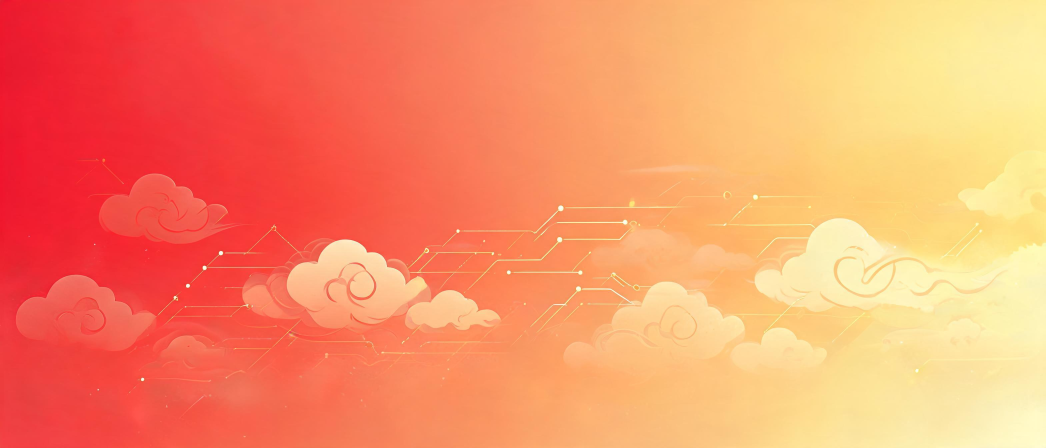
#> input picture images/ai-bg/adaptability-2026-08-09-bn.jpg, 3136 x 1344 px (shown at 1/3 size)
$ python -i generate-cover.py   (imports and definitions only)
#> lines starting #> are read from the running program, lines starting #| are printed output that depends on the picture
#!/Users/salaudinahmad/.venvs/pillow-raqm/bin/python
"""
🎨 Blog Cover Image Generator v2 — AI Style
Usage:
  python3 generate-cover.py --title "..." --category tech-intelligence --date "১২ আগস্ট ২০২৬" --out /path/cover.png [--style ai|template] [--fresh-bg]

--style ai (default): Seedream AI background (free) + text overlay
--style template: old gradient background
AI backgrounds cached in static/images/ai-bg/ — reuse unless --fresh-bg
"""
import argparse, os, ssl, time, json, hashlib, urllib.request, urllib.error
from PIL import Image, ImageDraw, ImageFont

W, H = 1200, 630
FONTS = {
    "bn": "tools/fonts/HindSiliguri-Regular.ttf",
    "en": "/System/Library/Fonts/HelveticaNeue.ttc",
}
FONTS_BOLD = {
    "bn": "tools/fonts/HindSiliguri-Bold.ttf",
    "en": "/System/Library/Fonts/HelveticaNeue.ttc",
}
FONTS_SEMI = {
    "bn": "tools/fonts/HindSiliguri-SemiBold.ttf",
    "en": "/System/Library/Fonts/HelveticaNeue.ttc",
}
DEFAULT_LANG = "bn"

# ── Seedream API (free, AutoGLM) ──
SD_APP_ID = "100003"
SD_APP_KEY = "38d2391985e2369a5fb8227d8e6cd5e5"
SD_URL = "https://autoglm-api.autoglm.ai/agentdr/v1/assistant/skills/generate-image-seedream"
TOKEN_URL = "http://127.0.0.1:18432/get_token"

# AI background prompts per category (no text — we overlay it ourselves)
AI_PROMPTS = {
    "tech-intelligence": {
        "bn": "Abstract futuristic technology banner background, light warm cream and soft blue, subtle gradient, bright and clean, professional, wide composition, no text, no letters",
        "en": "Abstract futuristic technology banner background, light warm cream and soft blue, subtle gradient, bright and clean, professional, wide composition, no text, no letters",
    },
    "adaptability": {
        "bn": "Abstract growth and adaptability banner background, light lavender and white, soft gradient, bright clean, professional, organic flowing fluid shapes, wide composition, no text, no letters",
        "en": "Abstract growth and adaptability banner background, light lavender and white, soft gradient, bright clean, professional, organic flowing fluid shapes, wide composition, no text, no letters",
    },
    "prayer-times": {
        "bn": "Elegant Islamic abstract banner background, light sage green and warm white, elegant and bright, soft crescent moon glow, stars and light particles, wide composition, no text, no letters",
        "en": "Elegant Islamic abstract banner background, light sage green and warm white, elegant and bright, soft crescent moon glow, stars and light particles, wide composition, no text, no letters",
    },
    "default": {
        "bn": "Abstract premium banner background, light cream and soft blue, smooth gradients, soft light particles, minimal elegant, bright and clean, wide composition, no text, no letters",
        "en": "Abstract premium banner background, light cream and soft blue, smooth gradients, soft light particles, minimal elegant, bright and clean, wide composition, no text, no letters",
    },
}
THEMES = {
    "tech-intelligence": {"bg": [(200, 215, 230), (180, 210, 220)], "accent": (0, 120, 200),
                          "badge": {"bn": "🤖 \u099f\u09c7\u0995 \u0987\u09a8\u09cd\u099f\u09c7\u09b2\u09bf\u099c\u09c7\u09a8\u09cd\u09b8", "en": "🤖 TECH INTELLIGENCE"}},
    "adaptability":      {"bg": [(210, 200, 225), (195, 190, 215)], "accent": (120, 80, 200),
                          "badge": {"bn": "🧠 \u0985\u09cd\u09af\u09be\u09a1\u09be\u09aa\u09cd\u099f\u09be\u09ac\u09bf\u09b2\u09bf\u099f\u09bf", "en": "🧠 ADAPTABILITY"}},
    "prayer-times":      {"bg": [(200, 220, 200), (190, 215, 195)], "accent": (60, 160, 100),
                          "badge": {"bn": "🕋 \u09a8\u09be\u09ae\u09be\u099c\u09c7\u09b0 \u09b8\u09ae\u09af\u09bc", "en": "🕋 PRAYER TIMES"}},
    "default":           {"bg": [(210, 215, 220), (195, 205, 215)], "accent": (80, 130, 200),
                          "badge": {"bn": "📰 \u09ac\u09cd\u09b2\u0997 \u09aa\u09cb\u09b8\u09cd\u099f", "en": "📰 BLOG POST"}},
}
_ctx = None
# [39 lines left out: functions ssl_ctx, seedream_bg, not called in this run]

def crop_to_banner(path):
    """Center-crop any image to 1200x630."""
    im = Image.open(path).convert("RGB")
#> im is the input picture: PIL image 3136x1344 RGB; mean R, G, B 249.5, 146.6, 104.1
    w, h = im.size
#> w = 3136; h = 1344
    target = W / H
    if w / h > target:
        nw = int(h * target)
#> nw = 2560
        x = (w - nw) // 2
#> x = 288
        im = im.crop((x, 0, x + nw, h))
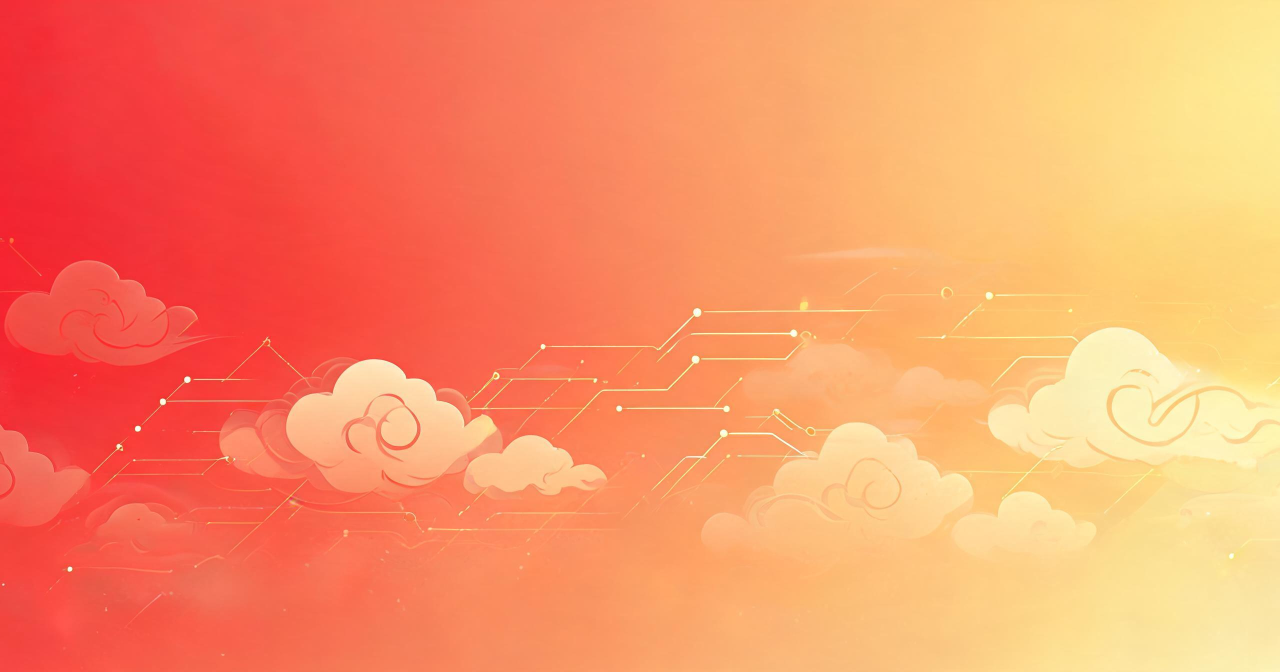
#> im: PIL image 2560x1344 RGB (shown at 1/2 size); mean R, G, B 250.1, 147.9, 103.2
    else:
        nh = int(w / target)
        y = (h - nh) // 2
        im = im.crop((0, y, w, y + nh))
    return im.resize((W, H), Image.LANCZOS)
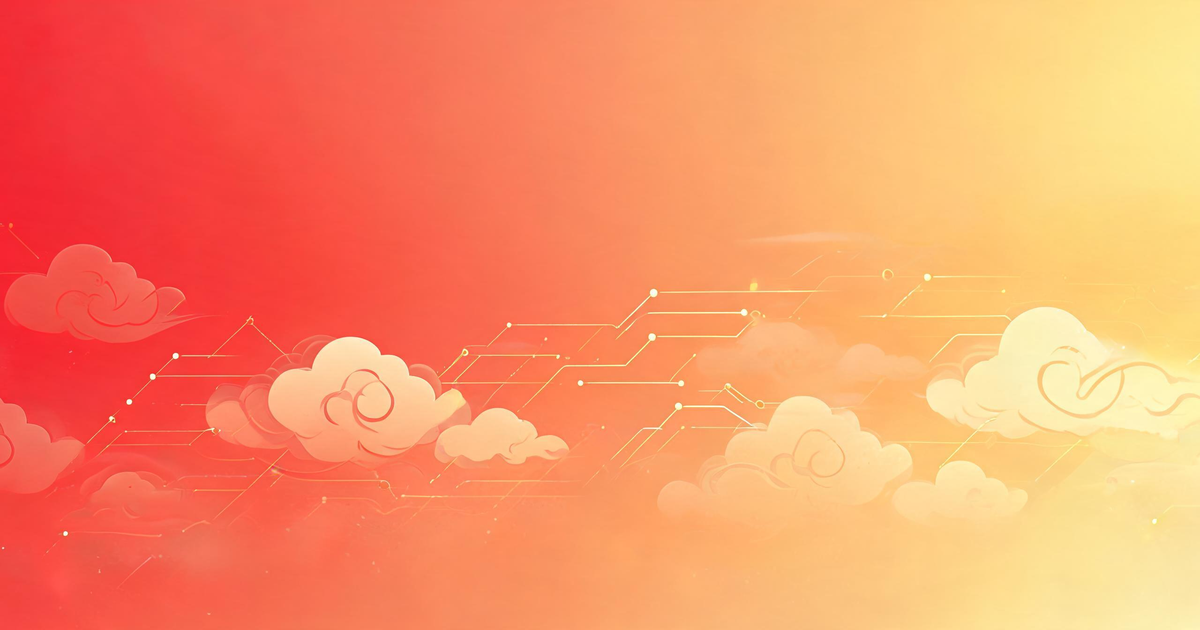
#> returned value: PIL image 1200x630 RGB; mean R, G, B 250.1, 147.9, 103.2

# [102 lines left out: functions draw_overlay, main, not called in this run]

# [2 lines not run here, left out]

>>> result = crop_to_banner('../images/ai-bg/adaptability-2026-08-09-bn.jpg')

$ run again, on images/ai-bg/adaptability-2026-08-12-bn.jpg
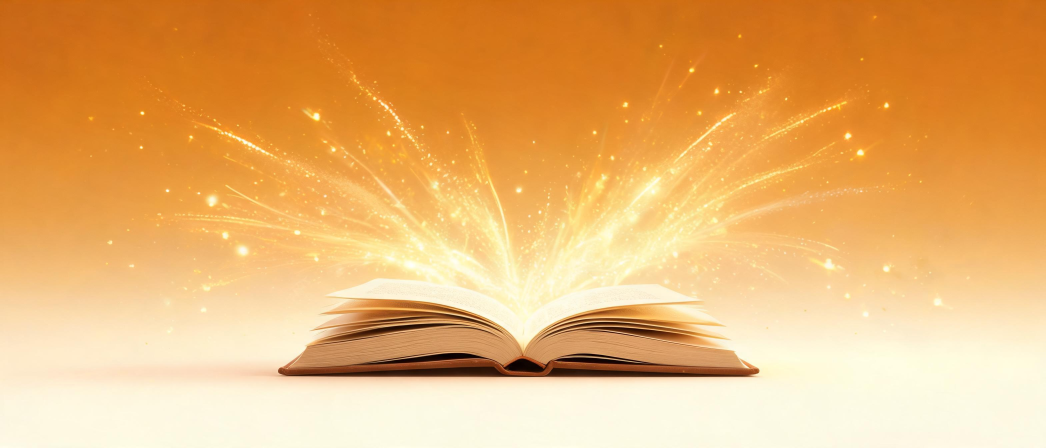
#> input picture images/ai-bg/adaptability-2026-08-12-bn.jpg, 3136 x 1344 px (shown at 1/3 size)
#> in crop_to_banner, im is the input picture: PIL image 3136x1344 RGB; mean R, G, B 233.8, 178.4, 111.5
#> in crop_to_banner, `im = im.crop((x, 0, x + nw, h))`:
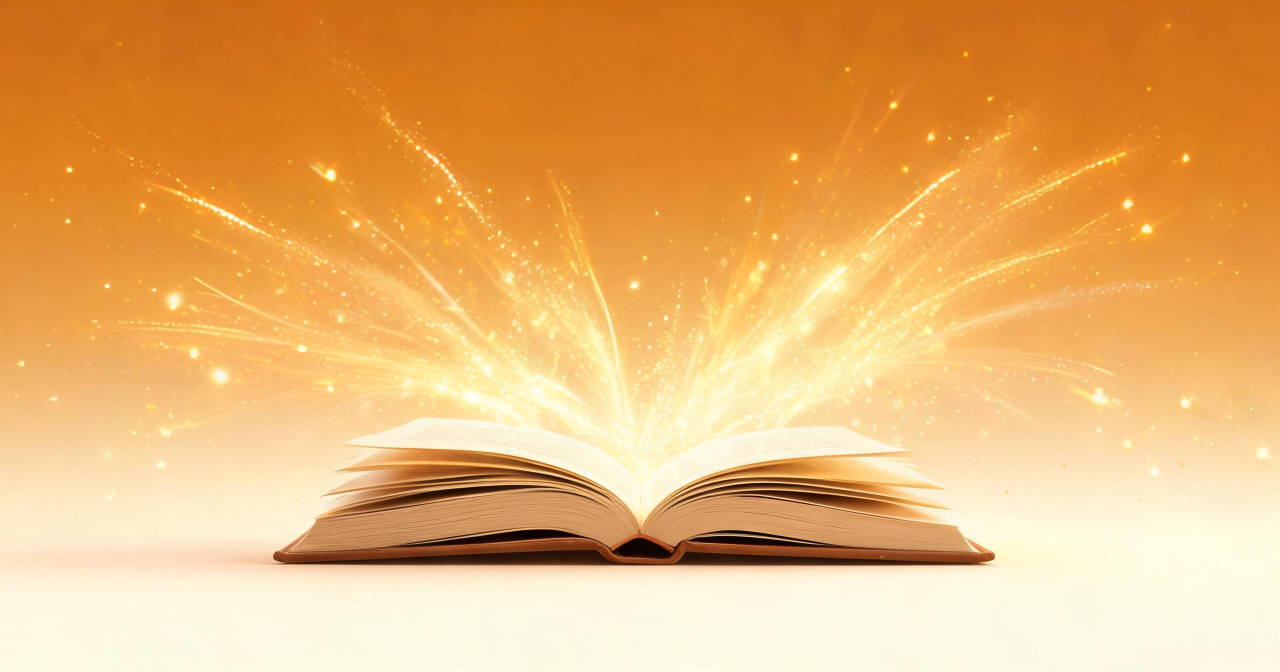
#> im: PIL image 2560x1344 RGB (shown at 1/2 size); mean R, G, B 233.5, 178.8, 111.7
#> in crop_to_banner, `return im.resize((W, H), Image.LANCZOS)`:
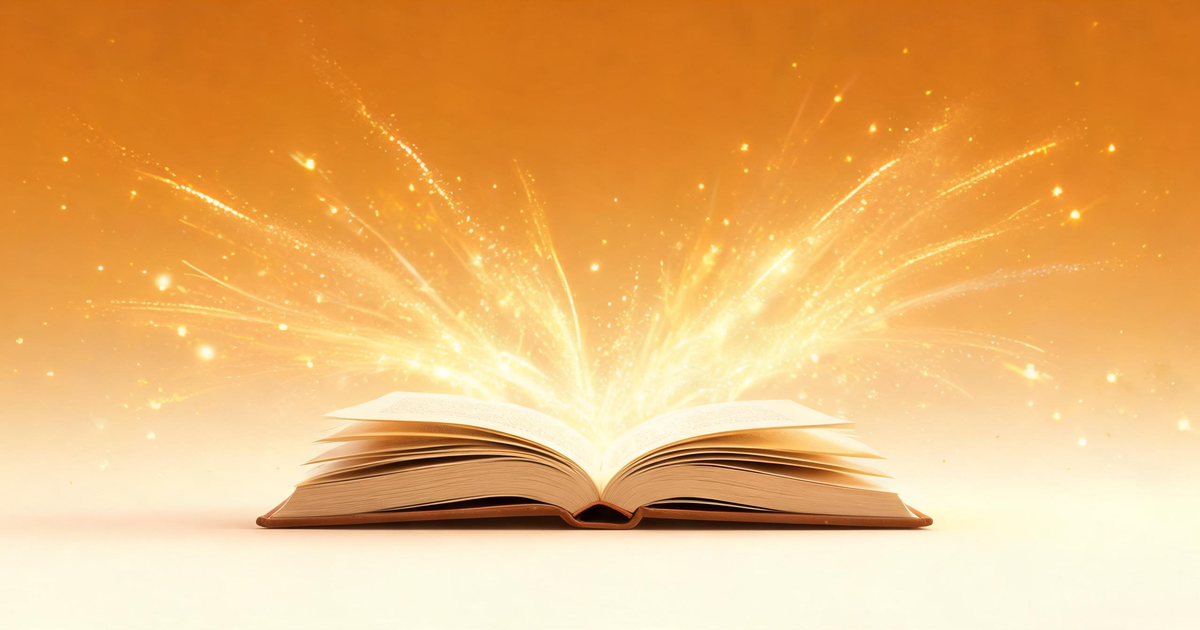
#> returned value: PIL image 1200x630 RGB; mean R, G, B 233.6, 178.8, 111.8

$ run again, on images/ai-bg/adaptability-2026-08-13-bn.jpg
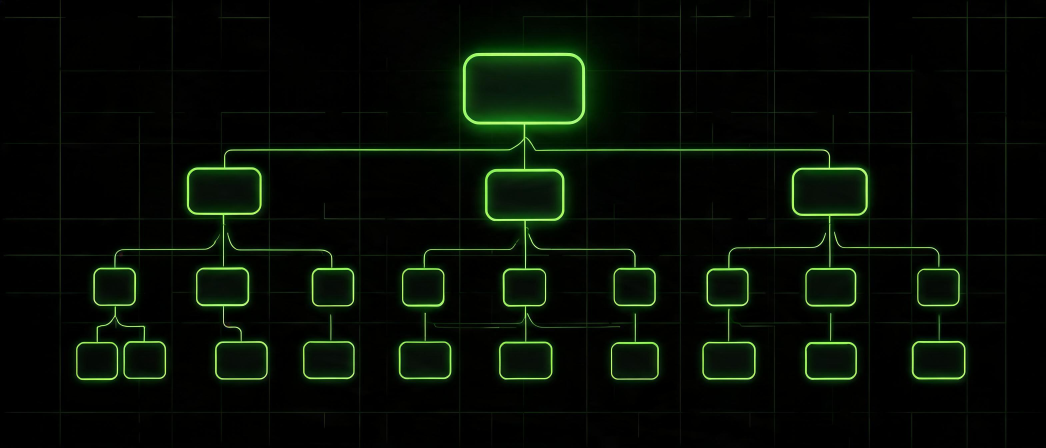
#> input picture images/ai-bg/adaptability-2026-08-13-bn.jpg, 3136 x 1344 px (shown at 1/3 size)
#> in crop_to_banner, im is the input picture: PIL image 3136x1344 RGB; mean R, G, B 5.9, 12.4, 4.6
#> in crop_to_banner, `im = im.crop((x, 0, x + nw, h))`:
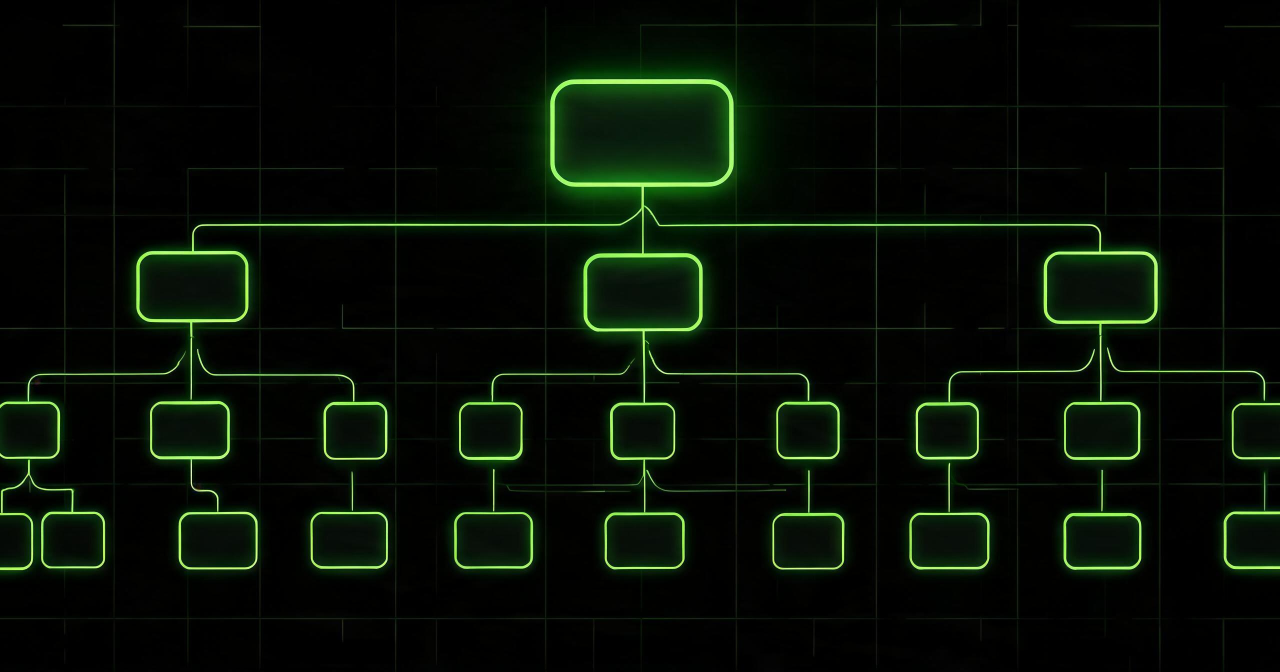
#> im: PIL image 2560x1344 RGB (shown at 1/2 size); mean R, G, B 6.7, 14.4, 5.3
#> in crop_to_banner, `return im.resize((W, H), Image.LANCZOS)`:
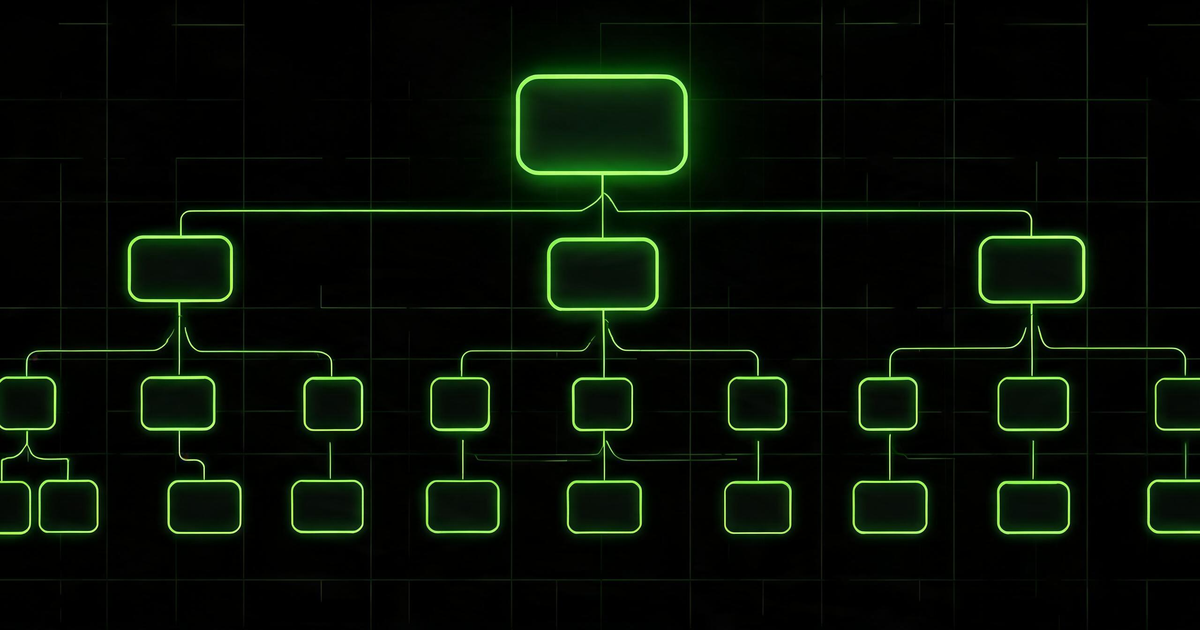
#> returned value: PIL image 1200x630 RGB; mean R, G, B 6.8, 14.4, 5.3
